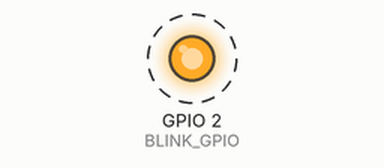
Simulated run of this program. Board: ESP32. Shown: output pins drawn as LEDs (lit = HIGH). Dashed ring = blinking.

Above: at 0.2 s.
Timing chart, 0 to 3.0 s (numbered marks = the images above):
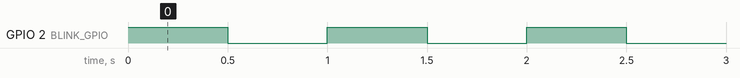

The program:

main.cpp
```cpp
// Čidlový uzel: placeholder (blink).
// TODO: SCD41 přes I2C, trend 15 min, historie 24 h, detekce chyby čidla,
//       ESP-NOW odpovědi na požadavky panelu (viz ../../common/let_proto.h).

#include "driver/gpio.h"
#include "esp_log.h"
#include "freertos/FreeRTOS.h"
#include "freertos/task.h"

#include "let_proto.h"

static const char *TAG = "sensor-node";

// Modrá LED na ESP32 DevKit bývá na GPIO2 (podle verze desky se může lišit).
#define BLINK_GPIO GPIO_NUM_2

extern "C" void app_main(void)
{
    ESP_LOGI(TAG, "canary sensor-node, protocol v%d", LET_VERSION);

    gpio_reset_pin(BLINK_GPIO);
    gpio_set_direction(BLINK_GPIO, GPIO_MODE_OUTPUT);

    int level = 0;
    while (1) {
        level = !level;
        gpio_set_level(BLINK_GPIO, level);
        vTaskDelay(pdMS_TO_TICKS(500));
    }
}
```

Measured:
- by itself, GPIO 2 (BLINK_GPIO): alternates HIGH for 0.50 s and LOW for 0.50 s
